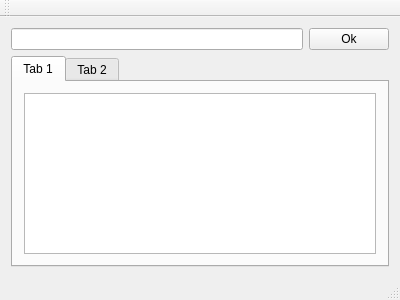
<?xml version="1.0" encoding="UTF-8"?>
<ui version="4.0">
 <class>MainWindow</class>
 <widget class="QMainWindow" name="MainWindow">
  <property name="geometry">
   <rect>
    <x>0</x>
    <y>0</y>
    <width>400</width>
    <height>300</height>
   </rect>
  </property>
  <property name="windowTitle">
   <string>MainWindow</string>
  </property>
  <widget class="QWidget" name="centralWidget">
   <layout class="QGridLayout" name="gridLayout">
    <item row="0" column="0">
     <widget class="QLineEdit" name="lineEdit"/>
    </item>
    <item row="0" column="1">
     <widget class="QPushButton" name="pushButton">
      <property name="text">
       <string>Ok</string>
      </property>
     </widget>
    </item>
    <item row="1" column="0" colspan="2">
     <widget class="QTabWidget" name="tabWidget">
      <property name="currentIndex">
       <number>0</number>
      </property>
      <widget class="QWidget" name="tab">
       <attribute name="title">
        <string>Tab 1</string>
       </attribute>
       <layout class="QGridLayout" name="gridLayout_2">
        <item row="0" column="0">
         <widget class="QPlainTextEdit" name="plainTextEdit"/>
        </item>
       </layout>
      </widget>
      <widget class="QWidget" name="tab_2">
       <attribute name="title">
        <string>Tab 2</string>
       </attribute>
       <layout class="QGridLayout" name="gridLayout_3">
        <item row="0" column="0">
         <widget class="QPlainTextEdit" name="plainTextEdit_2"/>
        </item>
       </layout>
      </widget>
     </widget>
    </item>
   </layout>
  </widget>
  <widget class="QMenuBar" name="menuBar">
   <property name="geometry">
    <rect>
     <x>0</x>
     <y>0</y>
     <width>400</width>
     <height>20</height>
    </rect>
   </property>
  </widget>
  <widget class="QToolBar" name="mainToolBar">
   <attribute name="toolBarArea">
    <enum>TopToolBarArea</enum>
   </attribute>
   <attribute name="toolBarBreak">
    <bool>false</bool>
   </attribute>
  </widget>
  <widget class="QStatusBar" name="statusBar"/>
 </widget>
 <layoutdefault spacing="6" margin="11"/>
 <resources/>
 <connections/>
</ui>
